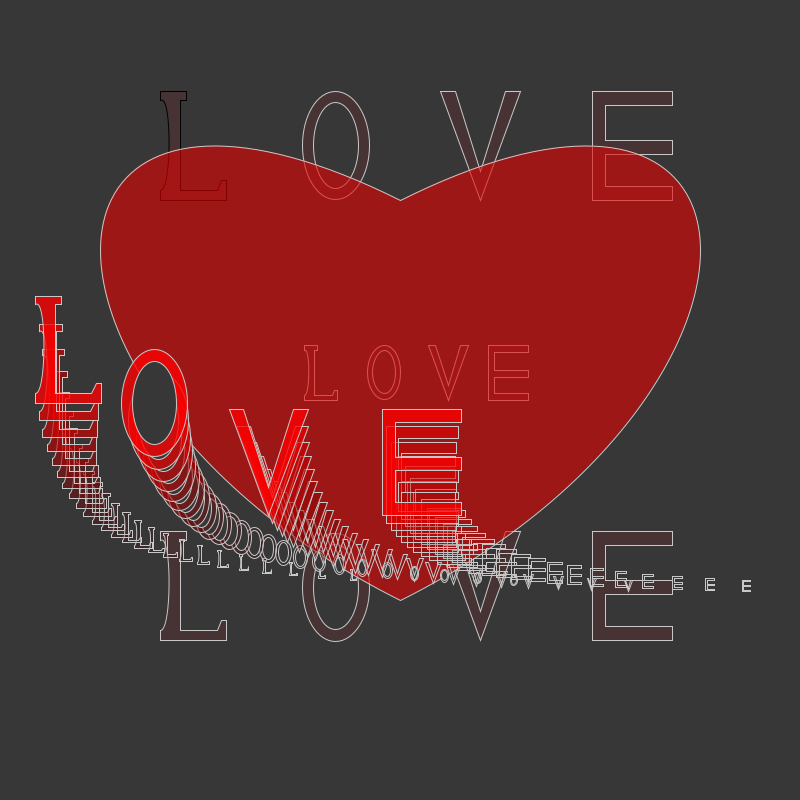
Frame 1 (no input)
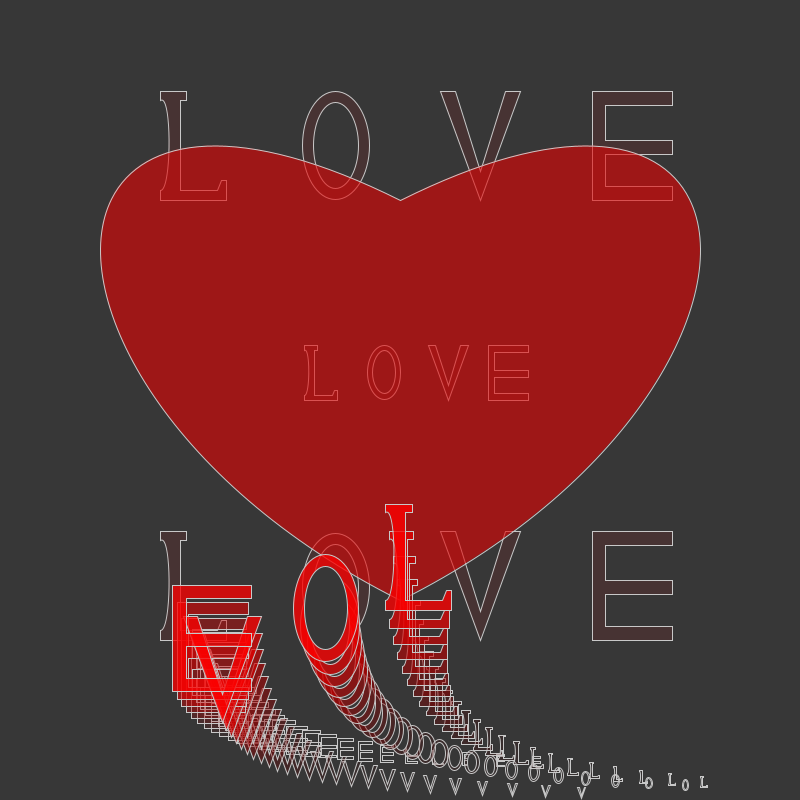
Frame 60 (the mouse pressed at the canvas centre just before this capture)
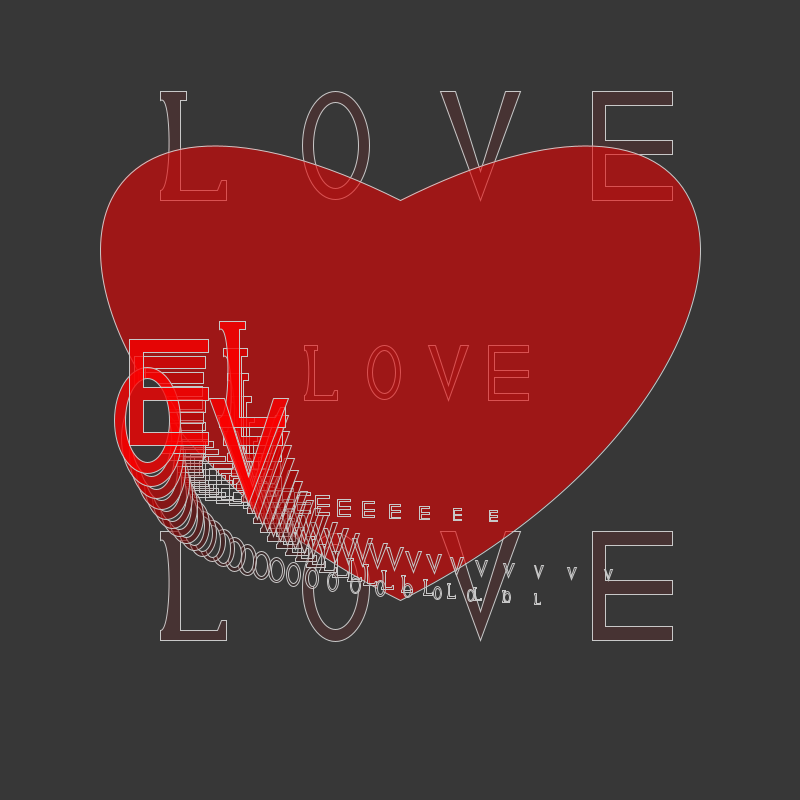
Frame 120 (the mouse held since frame 60 and released just before this capture)

The Processing sketch that drew these frames (run headless with seeded random() and noise(); from frame 60 on, the mouse is pressed at the canvas centre):

// Processing sketch: processing_52237
// ── processing_52237.pde

/******************************************************
 
 * Assignment 3
 * Name: Stephen Lazzaro
 * Email: slazzaro@haverford.edu
 * Course: CS110- Section 02
 * Submitted: 2/13/2012
 *
 * Since this assignment is due on Valentine's Day, the following file creates a background image of a heart, and the word love three times
 * (in 2 different sizes).  On top of that, with the use of loops, I have the letters L, O, V, and E bounce around the screen at random speeds.
 * Within the loops, each letter is depicted in an arc-like manner (it looks like going from PI/2 to PI) where the letter gets larger and less
 * transparent as the letter-arc approaches PI.
 * 
 * 
 
 *********************************************************/

float spdlx; // This variable gives the speed of the L's in the x direction
float spdly; // This variable gives the speed of the L's in the y direction
float spdox; // This variable gives the speed of the O's in the x direction
float spdoy; // This variable gives the speed of the O's in the y direction
float spdvx; // This variable gives the speed of the V's in the x direction
float spdvy; // This variable gives the speed of the V's in the y direction
float spdex; // This variable gives the speed of the E's in the x direction
float spdey; // This variable gives the speed of the E's in the y direction
float lsxex; // This variable is created in order to make the L's move in the x direction while being involved in a loop
float lsyex; // This variable is created in order to make the L's move in the y direction while being involved in a loop
float osxex; // This variable is created in order to make the O'S move in the x direction while being involved in a loop
float osyex; // This variable is created in order to make the O'S move in the y direction while being involved in a loop
float vsxex; // This variable is created in order to make the V'S move in the x direction while being involved in a loop
float vsyex; // This variable is created in order to make the V'S move in the y direction while being involved in a loop
float esxex; // This variable is created in order to make the E'S move in the x direction while being involved in a loop
float esyex; // This variable is created in order to make the E'S move in the y direction while being involved in a loop

/*The following commands draw an L where the starting x position is given by lsx, the starting y position by lsy,
 lw allows you to scale the width (where 1 is natural size, less than 1 is smaller and greater than 1 is bigger),
 lh allows you to scale the height, lr allows you to alter the red fill, and ltr allows you to alter the transparency
 */


void drawL (float lsx, float lsy, float lw, float lh, float lr, float ltr) {

  fill(lr, 0, 0, ltr);
  smooth();
  beginShape();
  vertex(lsx, lsy);
  vertex(lsx+lw*width/6, lsy);
  vertex(lsx+lw*width/6, lsy-lh*height/20);
  vertex(lsx+lw*width/6.5, lsy-lh*height/20);
  vertex(lsx+lw*width/7, lsy-lh*height/40);
  vertex(lsx+lw*width/20, lsy-lh*height/40);
  vertex(lsx+lw*width/20, lsy-lh*height/4);
  vertex(lsx+lw*width/15, lsy-lh*height/4);
  vertex(lsx+lw*width/15, lsy-lh*height/3.7);
  vertex(lsx, lsy-lh*height/3.7);
  vertex(lsx, lsy-lh*height/4);
  bezierVertex(lsx+lw*width/35, lsy-lh*height/3.7, lsx+lw*width/35, lsy-lh*height/40, lsx, lsy-lh*height/40);
  endShape(CLOSE);
}

/*The following commands draw an O where the starting x position is given by osx, the starting y position by osy,
 ow allows you to scale the width (where 1 is natural size, less than 1 is smaller and greater than 1 is bigger),
 oh allows you to scale the height, or allows you to alter the red fill, and otr allows you to alter the transparency
 */

void drawO (float osx, float osy, float ow, float oh, float or, float otr) {
  fill(or, 0, 0, otr);
  smooth();
  stroke(200);
  ellipse(osx, osy, ow*width/6, oh*height/3.7);
  fill(55);
  ellipse(osx, osy, ow*width/9, oh*height/4.7);
}

/*The following commands draw a V where the starting x position is given by vsx, the starting y position by vsy,
 vw allows you to scale the width (where 1 is natural size, less than 1 is smaller and greater than 1 is bigger),
 vh allows you to scale the height, vr allows you to alter the red fill, and vtr allows you to alter the transparency
 */

void drawV (float vsx, float vsy, float vw, float vh, float vr, float vtr) {
  fill(vr, 0, 0, vtr);
  smooth();
  stroke(200);
  beginShape();
  vertex(vsx, vsy);
  vertex(vsx+vw*width/10, vsy-vh*height/3.7);
  vertex(vsx+vw*width/16, vsy-vh*height/3.7);
  vertex(vsx, vsy-vh*height/14);
  vertex(vsx-vw*width/16, vsy-vh*height/3.7);
  vertex(vsx-vw*width/10, vsy-vh*height/3.7);
  endShape(CLOSE);
}

/*The following commands draw a V where the starting x position is given by vsx, the starting y position by vsy,
 vw allows you to scale the width (where 1 is natural size, less than 1 is smaller and greater than 1 is bigger),
 vh allows you to scale the height, r allows you to alter the red fill, and tr allows you to alter the transparency
 */

void drawE (float esx, float esy, float ew, float eh, float er, float etr) {
  fill(er, 0, 0, etr);
  smooth();
  stroke(200);
  beginShape();
  vertex(esx, esy);
  vertex(esx+ew*width/5, esy);
  vertex(esx+ew*width/5, esy-eh*.5*height/14.8);
  vertex(esx+ew*width/30, esy-eh*.5*height/14.8);
  vertex(esx+ew*width/30, esy-eh*1.7*height/14.8);
  vertex(esx+ew*width/5, esy-eh*1.7*height/14.8);
  vertex(esx+ew*width/5, esy-eh*2.2*height/14.8);
  vertex(esx+ew*width/30, esy-eh*2.2*height/14.8);
  vertex(esx+ew*width/30, esy-eh*3.5*height/14.8);
  vertex(esx+ew*width/5, esy-eh*3.5*height/14.8);
  vertex(esx+ew*width/5, esy-eh*4*height/14.8);
  vertex(esx, esy-eh*4*height/14.8);
  endShape(CLOSE);
}

void setup () {

  size(800, 800);
  spdlx = random(4, 7);
  spdly = random(3, 5);
  spdox = random(4, 7);
  spdoy = random(3, 5);
  spdvx = random(4, 7);
  spdvy = random(3, 5);
  spdex = random(4, 7);
  spdey = random(3, 5);
  lsxex = 0;
  lsyex = 0;
  osxex = 0;
  osyex = 0;
  vsxex = 0;
  vsyex = 0;
  esxex = 0;
  esyex = 0;
}

void draw () {

  background (55);

  drawL (width/5, height/4, .5, .5, 255, 20);
  drawO (2.1*width/5, height/5.5, .5, .5, 255, 20);
  drawV (3*width/5, height/4, .5, .5, 255, 20);
  drawE (3.7*width/5, height/4, .5, .5, 255, 20);
  drawL (3.8*width/10, height/2, .25, .25, 255, 20);
  drawO (4.8*width/10, height/2.15, .25, .25, 255, 20);
  drawV (5.6*width/10, height/2, .25, .25, 255, 20);
  drawE (6.1*width/10, height/2, .25, .25, 255, 20);
  drawL (width/5, 4*height/5, .5, .5, 255, 20);
  drawO (2.1*width/5, 4*height/5.45, .5, .5, 255, 20);
  drawV (3*width/5, 4*height/5, .5, .5, 255, 20);
  drawE (3.7*width/5, 4*height/5, .5, .5, 255, 20);

  // The following commands create a heart at the center of the screen

  fill(230, 0, 0, 150);
  beginShape();
  vertex(width/2, 3*height/4);
  bezierVertex(width, height/2, width, 0, width/2, height/4);
  bezierVertex(0, 0, 0, height/2, width/2, 3*height/4);
  endShape();

  /* The following commands draw the letters L, O, V, and E in arcs where the letters get smaller by using loops.
   These commands also make the arcs of letters bounce around the screen.
   */

  float i=.1;
  while (i<1) {

    drawL(350/(10*i)+lsxex, 3*height/4-i*height/4+lsyex, i/2, i/2, i*255, i*205);

    // The following code reverses the speed in the x direction when the L's hit the right side of the screen
    if ((350/(10*i)+lsxex+i*width/12) > width) {
      spdlx= -spdlx;
    }

    // The following code reverses the speed in the x direction when the L's hit the left side of the screen
    if ((350/(10*i)+lsxex) < 0) {
      spdlx= -spdlx;
    }

    // The following code reverses the speed in the y direction when the L's hit the bottom of the screen
    if (3*height/4-i*height/4+lsyex > height) {
      spdly= -spdly;
    }

    // The following code reverses the speed in the y direction when the L's hit the top of the screen
    if (3*height/4-i*height/4+lsyex-i*height/7.4 < 0) {
      spdly= -spdly;
    }

    drawO (400/(10*i)+width/7+osxex, 3*height/4-i*height/4+osyex, i/2, i/2, i*255, i*205);

    // The following code reverses the speed in the x direction when the O's hit the right side of the screen
    if (400/(10*i)+width/7+osxex+i*width/24 > width) {
      spdox= -spdox;
    }

    // The following code reverses the speed in the x direction when the O's hit the left side of the screen
    if (400/(10*i)+width/7+osxex-i*width/24 < 0) {
      spdox= -spdox;
    }
    // The following code reverses the speed in the y direction when the O's hit the bottom of the screen
    if (3*height/4-i*height/4+osyex+i*height/14.8 > height) {
      spdoy= -spdoy;
    }

    // The following code reverses the speed in the y direction when the O's hit the top of the screen
    if (3*height/4-i*height/4+osyex-i*height/14.8 < 0) {
      spdoy= -spdoy;
    }

    drawV (400/(10*i)+2*width/7+vsxex, 3*height/4-i*height/4+i*height/7+vsyex, i/2, i/2, i*255, i*205);

    // The following code reverses the speed in the x direction when the V's hit the right side of the screen
    if (400/(10*i)+2*width/7+vsxex+i*width/20 > width) {
      spdvx= -spdvx;
    }

    // The following code reverses the speed in the x direction when the V's hit the left side of the screen
    if (400/(10*i)+2*width/7+vsxex-i*width/20 < 0) {
      spdvx= -spdvx;
    }
    // The following code reverses the speed in the y direction when the V's hit the bottom of the screen
    if (3*height/4-i*height/4+i*height/7+vsyex > height) {
      spdvy= -spdvy;
    }

    // The following code reverses the speed in the y direction when the V's hit the top of the screen
    if (3*height/4-i*height/4+i*height/7+vsyex-i*height/7.4 < 0) {
      spdvy= -spdvy;
    }

    drawE (400/(10*i)+3*width/7+esxex, 3*height/4-i*height/4+i*height/7+esyex, i/2, i/2, i*255, i*i*i*205);

    // The following code reverses the speed in the x direction when the E's hit the right side of the screen
    if (400/(10*i)+3*width/7+esxex+i*width/10 > width) {
      spdex= -spdex;
    }

    // The following code reverses the speed in the x direction when the E's hit the left side of the screen
    if (400/(10*i)+3*width/7+esxex < 0) {
      spdex= -spdex;
    }
    // The following code reverses the speed in the y direction when the E's hit the bottom of the screen
    if (3*height/4-i*height/4+i*height/7+esyex > height) {
      spdey= -spdey;
    }

    // The following code reverses the speed in the y direction when the E's hit the top of the screen
    if (3*height/4-i*height/4+i*height/7+esyex-i*height/7.4 < 0) {
      spdey= -spdey;
    }

    i = 1.1*i;
  }

  lsxex = lsxex + spdlx;
  lsyex = lsyex + spdly;
  osxex = osxex + spdox;
  osyex = osyex + spdoy;
  vsxex = vsxex + spdvx;
  vsyex = vsyex + spdvy;
  esxex = esxex + spdex;
  esyex = esyex + spdey;
}
